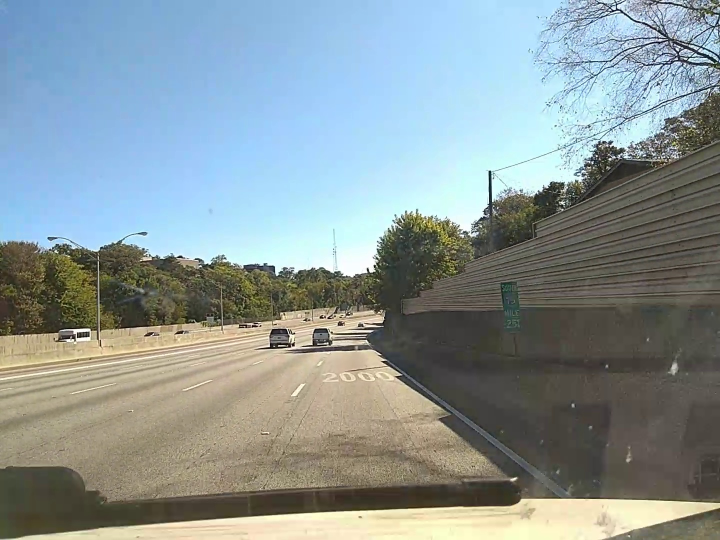
#> input picture Submission 2.0/Core Applications and Algorithms/0017781.jpg, 1440 x 1080 px, found by its file name (shown at 1/2 size)
$ python application2.py
#> lines starting #> are read from the running program, lines starting #| are printed output that depends on the picture
import argparse
import cv2

refPt = []
cropping = False

def click_and_crop(event, x, y, flags, param):
        global refPt, cropping
        if event == cv2.EVENT_LBUTTONDOWN:
                refPt = [(x, y)]
                cropping = True

        elif event == cv2.EVENT_LBUTTONUP:
                refPt.append((x, y))
                cropping = False
                cv2.rectangle(param, refPt[0], refPt[1], (0, 255, 0), 2)
                cv2.imshow("image", param)

                clone = image.copy()
                roi = clone[refPt[0][1]:refPt[1][1], refPt[0][0]:refPt[1][0]]
                cv2.imshow("ROI", roi)
                cv2.waitKey(0)


image = cv2.imread('0017781.jpg')
#> image is the input picture: shape (1080, 1440, 3); mean B, G, R 152.7, 151, 138.2
image=cv2.resize(image,(800,800))
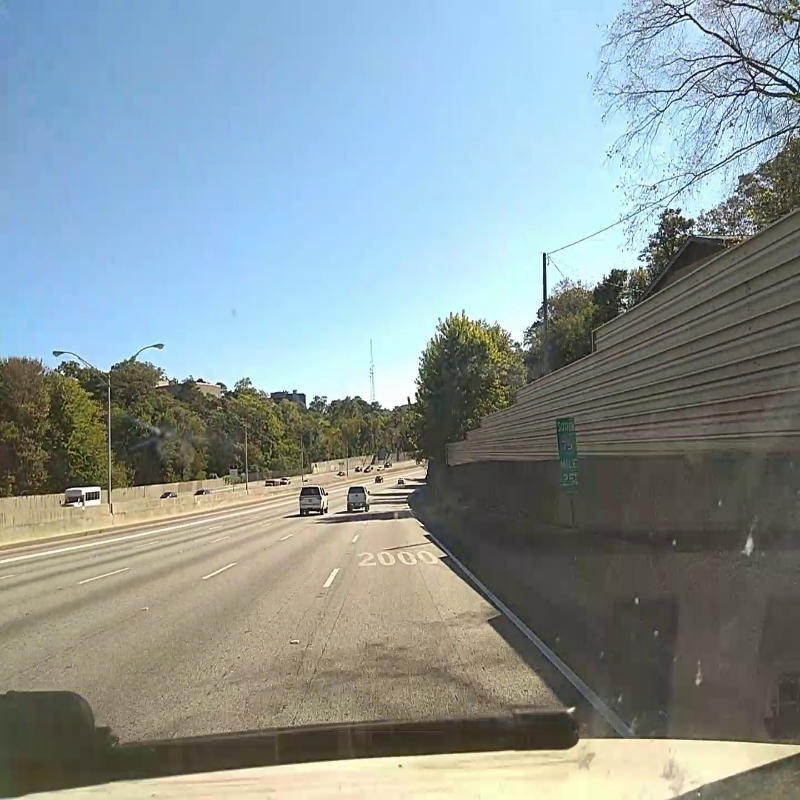
#> image: shape (800, 800, 3); mean B, G, R 152.6, 151, 138.1
cv2.imshow("image", image)
cv2.namedWindow("image")
cv2.setMouseCallback("image", click_and_crop,image)
cv2.waitKey(0)
cv2.destroyAllWindows()

$ run again, with Submission 2.0/Core Applications and Algorithms/0000756.jpg copied over Submission 2.0/Core Applications and Algorithms/0017781.jpg
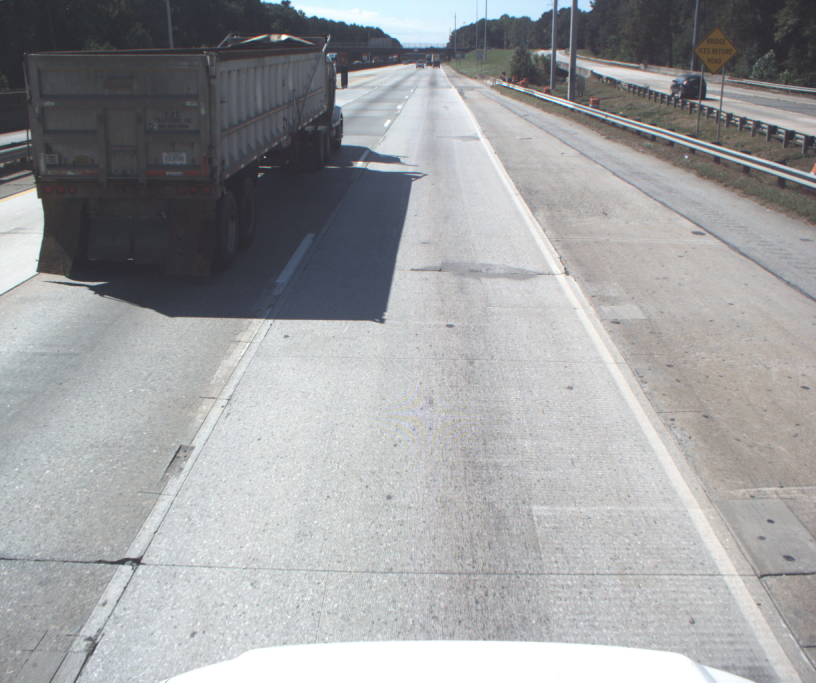
#> input picture Submission 2.0/Core Applications and Algorithms/0000756.jpg, 2448 x 2048 px, found by its file name (shown at 1/3 size)
#> image is the input picture: shape (2048, 2448, 3); mean B, G, R 161.1, 159.4, 158.3
#> `image=cv2.resize(image,(800,800))`:
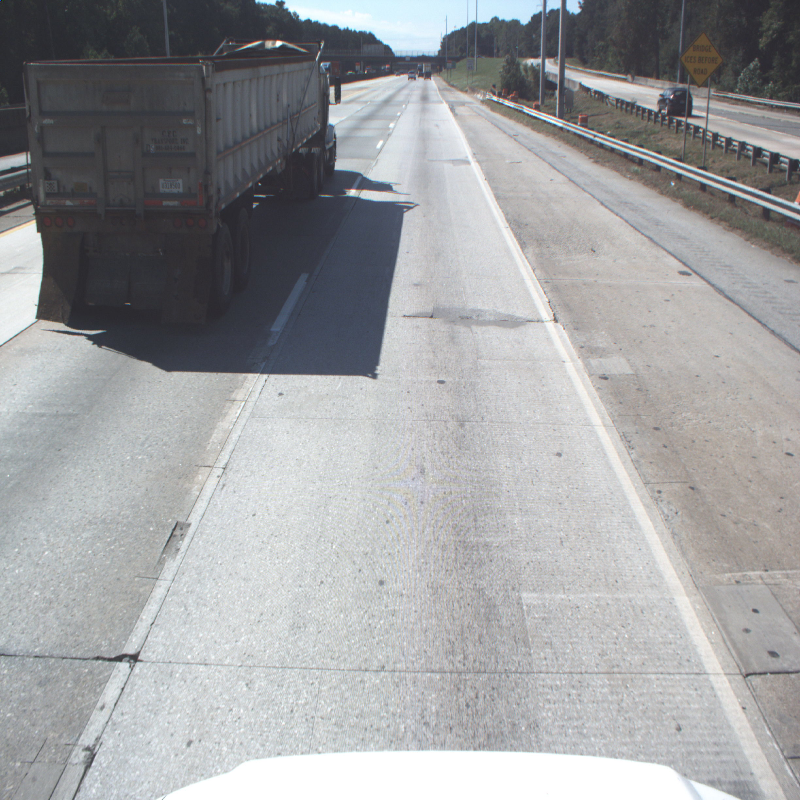
#> image: shape (800, 800, 3); mean B, G, R 161, 159.2, 158.2

$ run again, with Submission 2.0/Core Applications and Algorithms/0002876.jpg copied over Submission 2.0/Core Applications and Algorithms/0017781.jpg
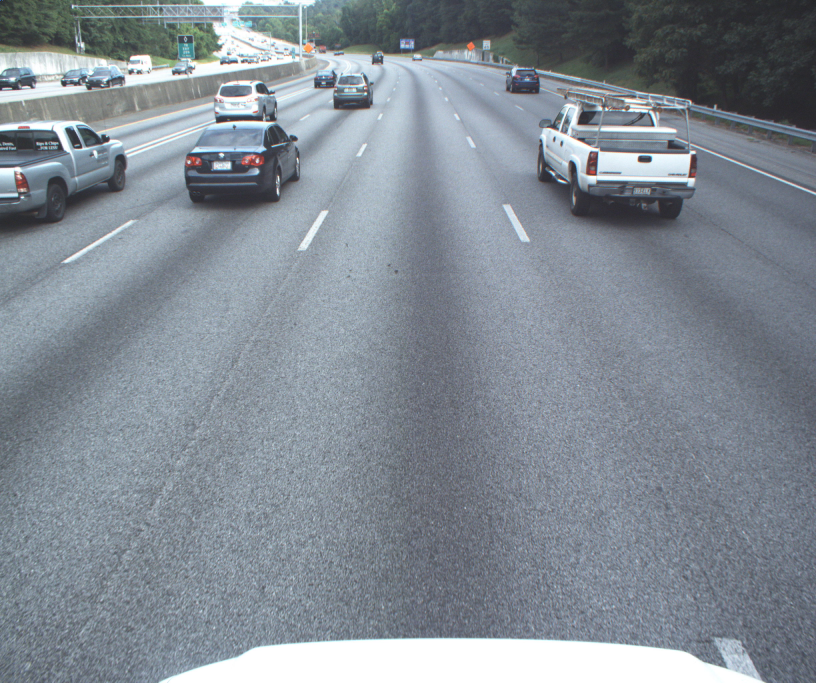
#> input picture Submission 2.0/Core Applications and Algorithms/0002876.jpg, 2448 x 2048 px, found by its file name (shown at 1/3 size)
#> image is the input picture: shape (2048, 2448, 3); mean B, G, R 148.6, 139.5, 130.8
#> `image=cv2.resize(image,(800,800))`:
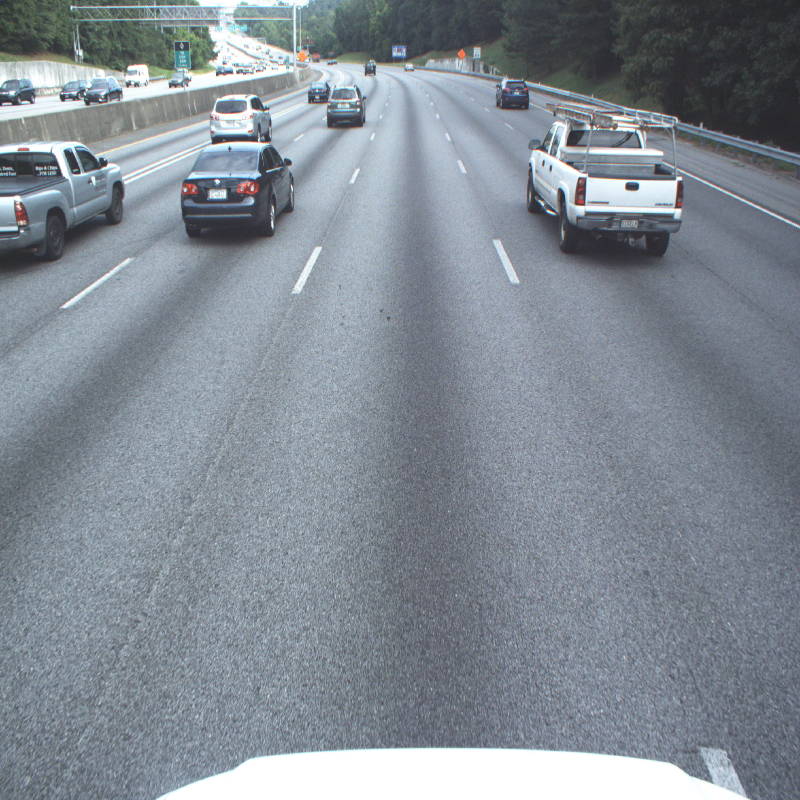
#> image: shape (800, 800, 3); mean B, G, R 148.4, 139.4, 130.7
